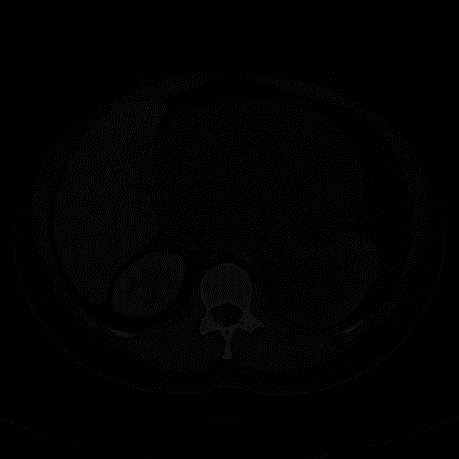
#> input picture OPQ 8/ex1_5.png, 459 x 459 px
$ python code5.py
#> lines starting #> are read from the running program, lines starting #| are printed output that depends on the picture
import numpy as np
import pandas as pd
import matplotlib.pyplot as plt

src_image = plt.imread("ex1_5.png")
#> src_image is the input picture: shape (459, 459, 4) float32; mean R, G, B, A 0.00646, 0.00647, 0.00648, 1
if src_image.ndim == 3:
    src_image = np.dot(src_image[..., :3], [0.2989, 0.5870, 0.1140])
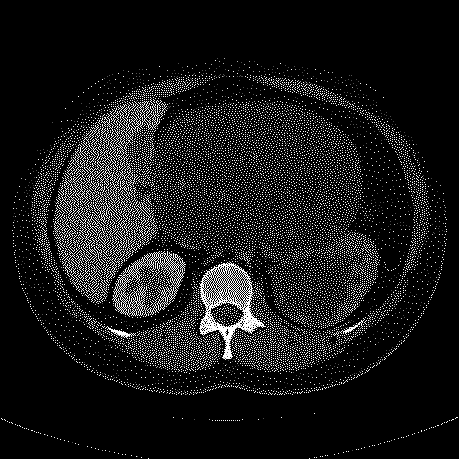
#> src_image: shape (459, 459) float64; min 0, max 0.0667, mean 0.00647; drawn with min black and max white

if src_image.max() <= 1.0:
    src_image = src_image * 255

src_image = src_image.astype(np.uint8)

hist, bins = np.histogram(src_image.flatten(), 256, [0, 256])
#> hist = 256 values, max 187464 at index 0, min 0 at index 1, mean 823; bins = 257 values from 0 to 256
cdf = hist.cumsum()
#> cdf = 256 values from 187464 to 210681
cdf_normalized = (cdf - cdf.min()) * 255 / (cdf.max() - cdf.min())
#> cdf_normalized = 256 values from 0 to 255
cdf_normalized = cdf_normalized.astype(np.uint8)
equalized_image = cdf_normalized[src_image]
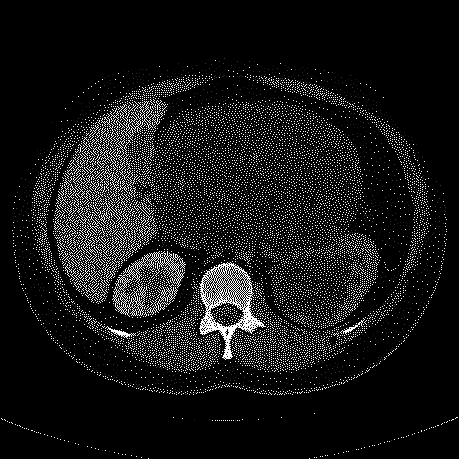
#> equalized_image: shape (459, 459); min 0, max 255, mean 22.7

np.random.seed(42)
reference_image = np.random.normal(loc=128, scale=50, size=(300, 300))
reference_image = np.clip(reference_image, 0, 255).astype(np.uint8)

src_hist, _ = np.histogram(src_image.flatten(), 256, [0, 256])
#> src_hist has the same summary as hist
ref_hist, _ = np.histogram(reference_image.flatten(), 256, [0, 256])

src_cdf = np.cumsum(src_hist).astype(np.float64)
#> src_cdf = 256 values from 187464 to 210681
src_cdf = src_cdf / src_cdf[-1]
#> src_cdf = 256 values from 0.89 to 1

ref_cdf = np.cumsum(ref_hist).astype(np.float64)
ref_cdf = ref_cdf / ref_cdf[-1]

mapping = pd.Series(index=np.arange(256), dtype=np.uint8)
ref_cdf_series = pd.Series(ref_cdf)

for i in range(256):
    diff = (ref_cdf_series - src_cdf[i]).abs()
    mapping[i] = diff.idxmin()

mapping = mapping.values.astype(np.uint8)
#> mapping = 256 values from 188 to 255
matched_image = mapping[src_image]
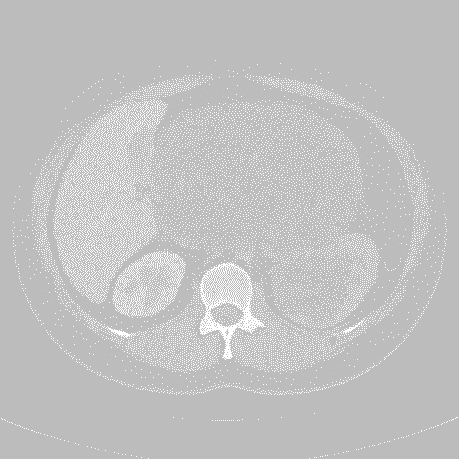
#> matched_image: shape (459, 459); min 188, max 255, mean 193.8

plt.figure(figsize=(15, 5))

plt.subplot(1, 3, 1)
plt.imshow(src_image, cmap='gray', vmin=0, vmax=255)
plt.title("Original")
plt.axis('off')

plt.subplot(1, 3, 2)
plt.imshow(equalized_image, cmap='gray', vmin=0, vmax=255)
plt.title("Histogram Equalized")
plt.axis('off')

plt.subplot(1, 3, 3)
plt.imshow(matched_image, cmap='gray', vmin=0, vmax=255)
plt.title("Histogram Matched")
plt.axis('off')

plt.show()
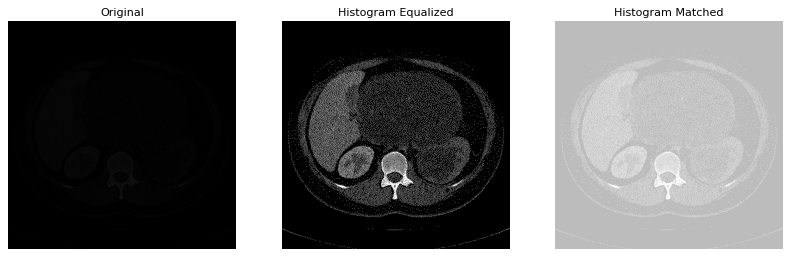
#> figure drawn by matplotlib, 3 panels

plt.figure(figsize=(15, 4))

plt.subplot(1, 3, 1)
plt.hist(src_image.ravel(), bins=256, range=(0, 255))
plt.title("Original Histogram")

plt.subplot(1, 3, 2)
plt.hist(equalized_image.ravel(), bins=256, range=(0, 255))
plt.title("Equalized Histogram")

plt.subplot(1, 3, 3)
plt.hist(matched_image.ravel(), bins=256, range=(0, 255))
plt.title("Matched Histogram")

plt.show()
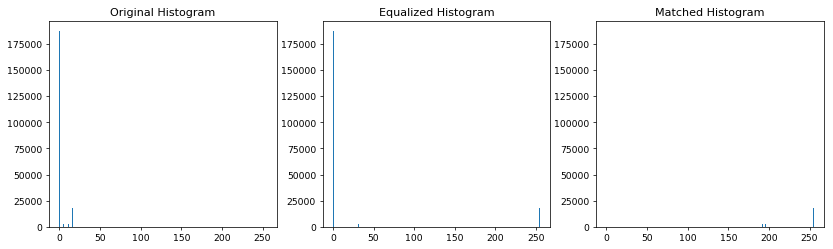
#> figure drawn by matplotlib, 3 panels; panel 1: tallest bar 187464 high, from x = 0 to 0.996; panel 2: tallest bar 187464 high, from x = 0 to 0.996; panel 3: tallest bar 187464 high, from x = 187.3 to 188.3

print(f"Original : mean={src_image.mean():.1f}  std={src_image.std():.1f}")
#| Original : mean=1.6  std=4.6
print(f"Equalized: mean={equalized_image.mean():.1f}  std={equalized_image.std():.1f}")
#| Equalized: mean=22.7  std=70.9
print(f"Matched  : mean={matched_image.mean():.1f}  std={matched_image.std():.1f}")
#| Matched  : mean=193.8  std=18.6

$ run again, with OPQ 8/ex1_1.png copied over OPQ 8/ex1_5.png
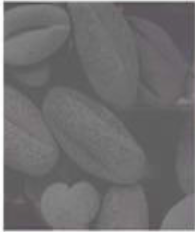
#> input picture OPQ 8/ex1_1.png, 195 x 232 px
#> src_image is the input picture: shape (232, 195, 3) float32; mean R, G, B 0.44, 0.435, 0.439
#> hist = 256 values, max 3243 at index 93, min 0 at index 0, mean 176.7; bins = 257 values from 0 to 256
#> cdf = 256 values from 0 to 45240
#> cdf_normalized = 256 values from 0 to 255
#> `equalized_image = cdf_normalized[src_image]`:
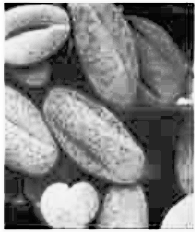
#> equalized_image: shape (232, 195); min 0, max 255, mean 130.7
#> src_hist has the same summary as hist
#> `src_cdf = np.cumsum(src_hist).astype(np.float64)`: src_cdf = 256 values from 0 to 45240
#> `src_cdf = src_cdf / src_cdf[-1]`: src_cdf = 256 values from 0 to 1
#> mapping = 256 values from 0 to 255
#> `plt.show()`:
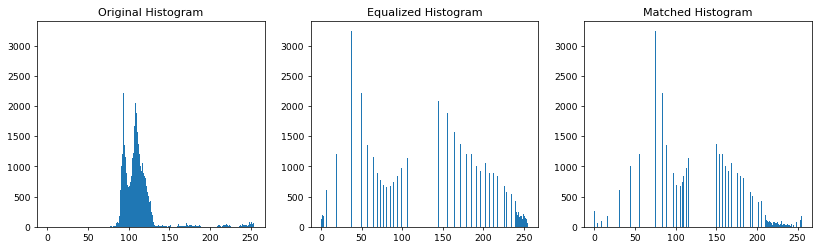
#> figure drawn by matplotlib, 3 panels; panel 1: tallest bar 3243 high, from x = 92.64 to 93.63; panel 2: tallest bar 3243 high, from x = 36.86 to 37.85; panel 3: tallest bar 3243 high, from x = 74.71 to 75.7
#| Original : mean=110.6  std=23.8
#| Equalized: mean=130.7  std=72.5
#| Matched  : mean=129.8  std=48.2

$ run again, with OPQ 8/ex1_2.png copied over OPQ 8/ex1_5.png
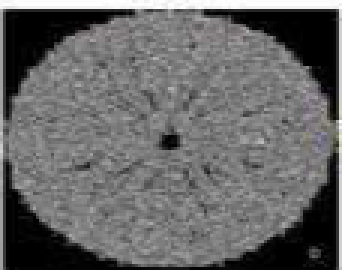
#> input picture OPQ 8/ex1_2.png, 114 x 90 px (shown 3 times larger)
#> src_image is the input picture: shape (90, 114, 3) float32; mean R, G, B 0.4, 0.4, 0.4
#> hist = 256 values, max 943 at index 0, min 0 at index 169, mean 40.08; bins = 257 values from 0 to 256
#> cdf = 256 values from 943 to 10260
#> cdf_normalized = 256 values from 0 to 255
#> `equalized_image = cdf_normalized[src_image]`:
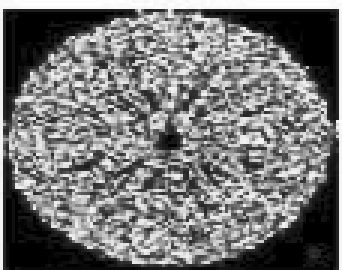
#> equalized_image: shape (90, 114) (shown 3 times larger); min 0, max 255, mean 116.9
#> src_hist has the same summary as hist
#> `src_cdf = np.cumsum(src_hist).astype(np.float64)`: src_cdf = 256 values from 943 to 10260
#> `src_cdf = src_cdf / src_cdf[-1]`: src_cdf = 256 values from 0.0919 to 1
#> mapping = 256 values from 61 to 255
#> `plt.show()`:
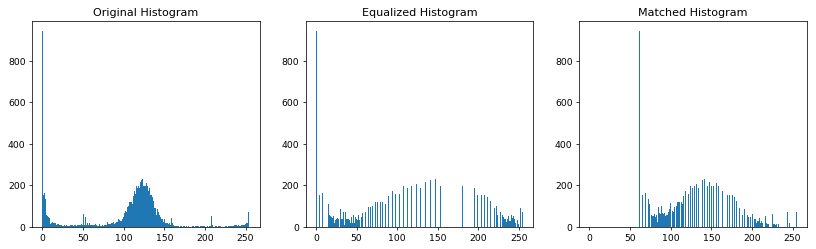
#> figure drawn by matplotlib, 3 panels; panel 1: tallest bar 943 high, from x = 0 to 0.996; panel 2: tallest bar 943 high, from x = 0 to 0.996; panel 3: tallest bar 943 high, from x = 60.76 to 61.76
#| Original : mean=101.1  std=57.0
#| Equalized: mean=116.9  std=79.5
#| Matched  : mean=130.2  std=46.1

$ run again, with OPQ 8/ex1_3.png copied over OPQ 8/ex1_5.png
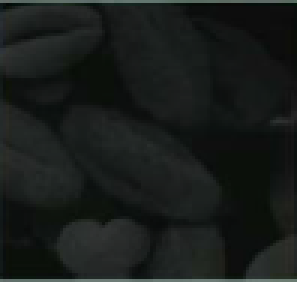
#> input picture OPQ 8/ex1_3.png, 99 x 94 px (shown 3 times larger)
#> src_image is the input picture: shape (94, 99, 3) float32; mean R, G, B 0.0964, 0.112, 0.104
#> hist = 256 values, max 942 at index 13, min 0 at index 0, mean 36.35; bins = 257 values from 0 to 256
#> cdf = 256 values from 0 to 9306
#> cdf_normalized = 256 values from 0 to 255
#> `equalized_image = cdf_normalized[src_image]`:
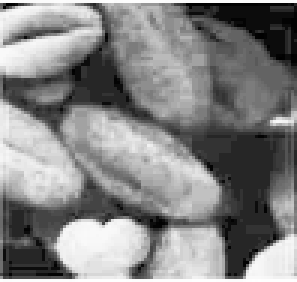
#> equalized_image: shape (94, 99) (shown 3 times larger); min 0, max 255, mean 131.6
#> src_hist has the same summary as hist
#> `src_cdf = np.cumsum(src_hist).astype(np.float64)`: src_cdf = 256 values from 0 to 9306
#> `src_cdf = src_cdf / src_cdf[-1]`: src_cdf = 256 values from 0 to 1
#> mapping = 256 values from 0 to 255
#> `plt.show()`:
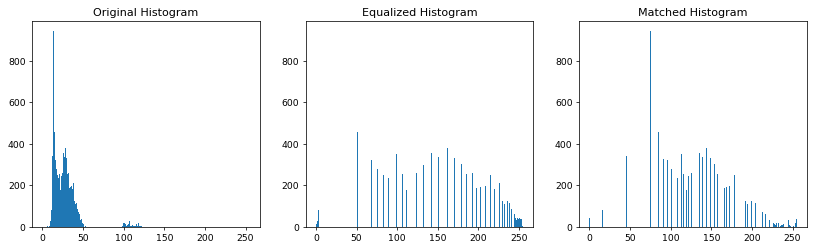
#> figure drawn by matplotlib, 3 panels; panel 1: tallest bar 942 high, from x = 12.95 to 13.95; panel 2: tallest bar 942 high, from x = 37.85 to 38.85; panel 3: tallest bar 942 high, from x = 74.71 to 75.7
#| Original : mean=26.5  std=15.4
#| Equalized: mean=131.6  std=71.6
#| Matched  : mean=130.8  std=47.2
